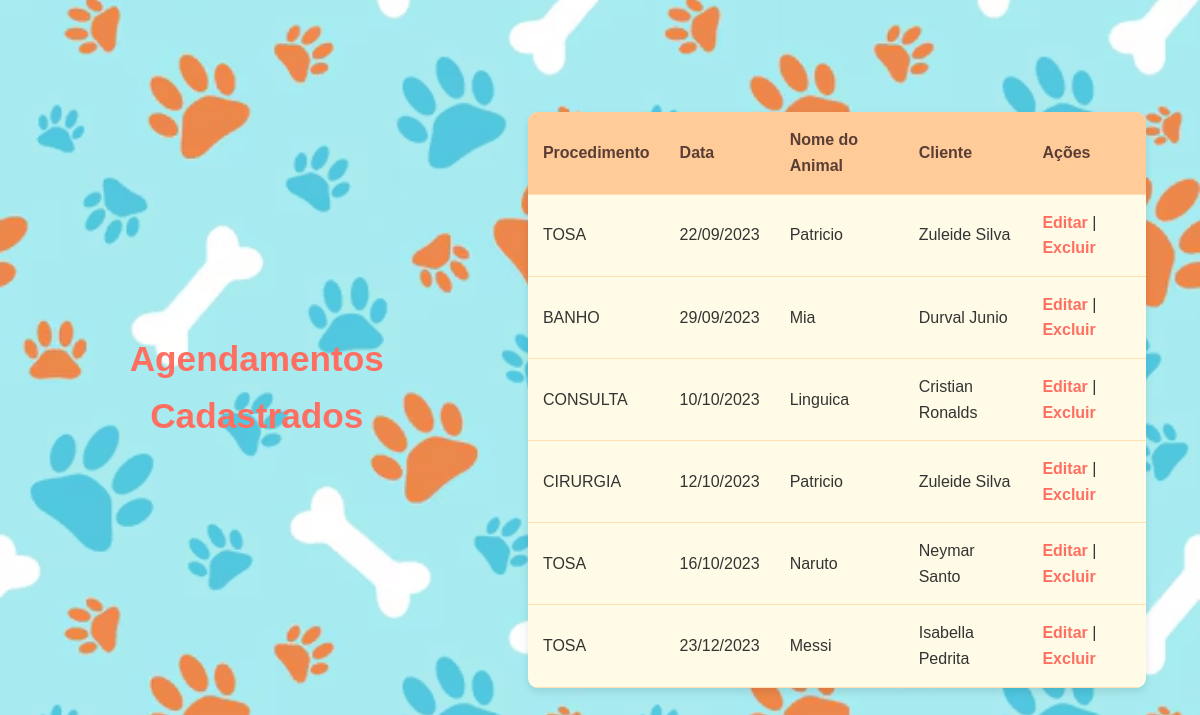
The app's page /agendamento/consulta_agenda.php with its own data.
### tables this page shows
CREATE TABLE `agendamento` (
  `agendamento_code` int(11) NOT NULL,
  `agendamento_procedimento` varchar(50) NOT NULL,
  `agendamento_data` date NOT NULL,
  `fk_cliente_cpf` varchar(11) DEFAULT NULL,
  `fk_animal_code` int(11) DEFAULT NULL
);

CREATE TABLE `animal` (
  `animal_cod` int(11) NOT NULL,
  `animal_tipo` varchar(50) NOT NULL,
  `animal_nome` varchar(50) NOT NULL,
  `animal_raca` varchar(50) NOT NULL,
  `fk_cliente_cpf` varchar(11) DEFAULT NULL
);

CREATE TABLE `cliente` (
  `cliente_cpf` varchar(11) NOT NULL,
  `cliente_nome` varchar(100) NOT NULL,
  `cliente_endereco` varchar(200) NOT NULL
);

### agendamento/consulta_agenda.php (the view, shortened to what this page needs)
<?php
include '../conexao.php';
$sql = "
    SELECT
        ag.agendamento_code,
        ag.agendamento_data,
        ag.agendamento_procedimento,
        an.animal_nome,
        cl.cliente_nome
    FROM agendamento ag
    INNER JOIN animal an ON ag.fk_animal_code = an.animal_cod
    INNER JOIN cliente cl ON ag.fk_cliente_cpf = cl.cliente_cpf
";
$result = $conn->query($sql);
?>
<!DOCTYPE html>
<html lang="pt-BR">
<head>
    <link rel="stylesheet" href="../css/style.css">
</head>
<body>
<div class="titulo" >
<h1>Agendamentos Cadastrados</h1>
</div>
<div>
<?php
if ($result->num_rows > 0) {
    echo "<table>";
    echo "<tr>
            <th>Procedimento</th>
            <th>Data</th>
            <th>Nome do Animal</th>
            <th>Cliente</th>
            <th>Ações</th>
          </tr>";
    while ($row = $result->fetch_assoc()) {
        $dataFormatada = date("d/m/Y", strtotime($row["agendamento_data"]));
        echo "<tr>";
        echo "<td>" . htmlspecialchars($row["agendamento_procedimento"]) . "</td>";
        echo "<td>" . $dataFormatada . "</td>";
        echo "<td>" . htmlspecialchars($row["animal_nome"]) . "</td>";
        echo "<td>" . htmlspecialchars($row["cliente_nome"]) . "</td>";
        echo "<td>
                <a href='edita_agenda.php?id=" . $row["agendamento_code"] . "'>Editar</a> |
                <a href='exclui_agenda.php?id=" . $row["agendamento_code"] . "' onclick=\"return confirm('Tem certeza que deseja excluir este agendamento?');\">Excluir</a>
              </td>";
        echo "</tr>";
    }
    echo "</table>";
} else {
    echo "<p style='text-align:center;'>Nenhum agendamento encontrado.</p>";
}
?>
</div>
</body>
</html>

### css/style.css (style rules this page uses)
* { box-sizing: border-box; margin: 0; padding: 0; }
body { font-family: 'Poppins', Arial, sans-serif; color: #333; line-height: 1.6; min-height: 100vh; display: flex; justify-content: center; align-items: center; padding: 20px; background-image: url('../planodefundopet.avif'); background-size: cover; background-position: center; background-repeat: no-repeat; min-height: 100vh; }
h1 { font-size: 2.2em; color: #ff6f61; font-weight: bold; margin-bottom: 25px; text-align: center; }
table { width: 90%; max-width: 1000px; margin: 20px auto; border-collapse: collapse; border-radius: 10px; overflow: hidden; box-shadow: 0 4px 8px rgba(0,0,0,0.1); background-color: #fffbe6; }
th, td { padding: 15px; text-align: left; border-bottom: 1px solid #ffe0b2; }
th { background-color: #ffcc99; color: #5a3e36; font-weight: 600; }
a { color: #ff6f61; text-decoration: none; font-weight: bold; }

### records on screen
agendamento: agendamento_procedimento "TOSA", agendamento_data "22/09/2023", fk_animal_code.animal_nome "Patricio", fk_cliente_cpf.cliente_nome "Zuleide Silva"
agendamento: agendamento_procedimento "BANHO", agendamento_data "29/09/2023", fk_animal_code.animal_nome "Mia", fk_cliente_cpf.cliente_nome "Durval Junio"
agendamento: agendamento_procedimento "CONSULTA", agendamento_data "10/10/2023", fk_animal_code.animal_nome "Linguica", fk_cliente_cpf.cliente_nome "Cristian Ronalds"
agendamento: agendamento_procedimento "CIRURGIA", agendamento_data "12/10/2023", fk_animal_code.animal_nome "Patricio", fk_cliente_cpf.cliente_nome "Zuleide Silva"
agendamento: agendamento_procedimento "TOSA", agendamento_data "16/10/2023", fk_animal_code.animal_nome "Naruto", fk_cliente_cpf.cliente_nome "Neymar Santo"
agendamento: agendamento_procedimento "TOSA", agendamento_data "23/12/2023", fk_animal_code.animal_nome "Messi", fk_cliente_cpf.cliente_nome "Isabella Pedrita"
